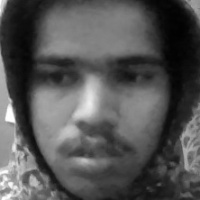
#> input picture data/jitendra_kumar_saini_46/46_1.jpg, 200 x 200 px; its folder holds only this picture in this run
$ python -i main.py   (imports and definitions only)
#> lines starting #> are read from the running program, lines starting #| are printed output that depends on the picture; after the words box and inside, x2 and y2 are one past the last pixel; in counts of white or black regions, pixels touching at a corner belong together
#> further down, picture is the input picture: shape (200, 200, 3); min 1, max 255, mean 84.7
import tkinter as tk
from tkinter import Label
from PIL import Image, ImageTk
import cv2
import pymysql
from os import listdir
from os.path import isdir, join
from datetime import datetime
import threading
import subprocess
import sys

# [6 lines that did not run here, left out]

# [7 lines not run here, left out]

data_path = 'D:/face-attendance-system-gui/data/'
names = {}
label_count = 0

# [8 lines not run here, left out]

face_classifier = cv2.CascadeClassifier(cv2.data.haarcascades + 'haarcascade_frontalface_default.xml')

def face_detector(img, size=0.5):
#> called with size = 0.5
    gray = cv2.resize(img,(760,560))
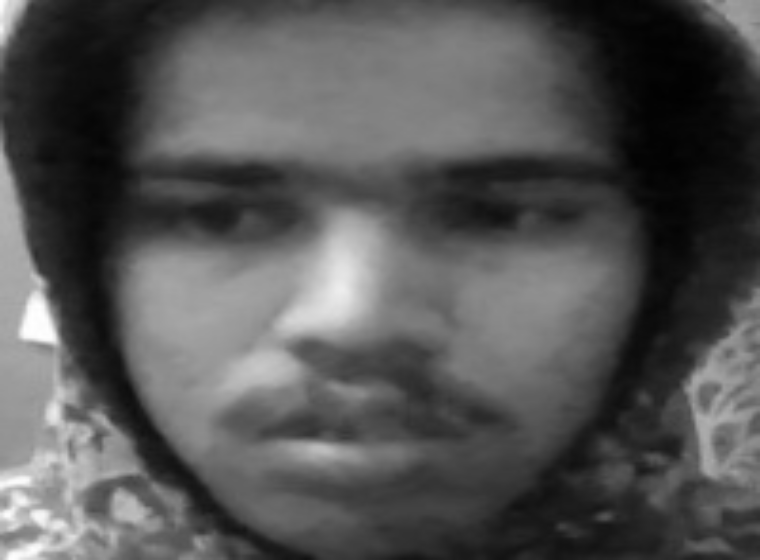
#> gray: shape (560, 760, 3); min 1, max 255, mean 84.6
    gray = cv2.cvtColor(img, cv2.COLOR_BGR2GRAY)
#> gray: shape (200, 200)
    faces = face_classifier.detectMultiScale(gray, 1.3, 5)
#> faces = [[13, 17, 167, 167]]

    if len(faces) == 0:
        return img, None, None, None, None, None

    for (x, y, w, h) in faces:
        cv2.rectangle(img, (x, y), (x + w, y + h), (0, 255, 0), 2)
        roi = img[y:y + h, x:x + w]
        roi = cv2.resize(roi, (200, 200))
        return img, roi, x, y, w, h
#> this loop made 1 pass
#> pass 1, in face_detector, `roi = img[y:y + h, x:x + w]`:
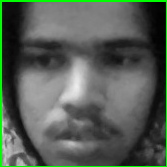
#> roi: shape (167, 167, 3); mean B, G, R 84.7, 93.8, 84.7
#> after the loop:
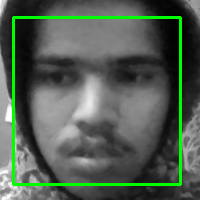
#> img: shape (200, 200, 3); 5% of pixels changed, all inside (x1, y1, x2, y2) = (12, 16, 182, 186)

# [42 lines left out: functions check_attendance, log_attendance, not called in this run]
is_detection_started = False

# [116 lines left out: functions update_camera, start_detection, toggle_detection, update_time, open_registration, download_student_list and 1 more, not called in this run]

# [7 lines not run here, left out]

# [1 line that did not run here, left out]
# [1 line not run here, left out]

# [1 line that did not run here, left out]
# [1 line not run here, left out]

# [1 line that did not run here, left out]
# [1 line not run here, left out]

# [1 line that did not run here, left out]
# [1 line not run here, left out]

# [1 line that did not run here, left out]
# [1 line not run here, left out]

# [1 line that did not run here, left out]
# [1 line not run here, left out]

# [2 lines that did not run here, left out]
# [1 line not run here, left out]

# [2 lines that did not run here, left out]
# [8 lines not run here, left out]

>>> import cv2
>>> picture = cv2.imread('../data/jitendra_kumar_saini_46/46_1.jpg')
>>> result = face_detector(picture)
#> result = 6 items

$ run again, on data/jitendra_kumar_saini_46/46_10.jpg
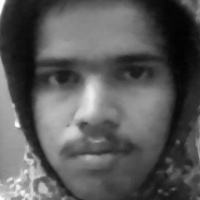
#> input picture data/jitendra_kumar_saini_46/46_10.jpg, 200 x 200 px
#> picture is the input picture: shape (200, 200, 3); min 2, max 254, mean 89.6
#> in face_detector, `gray = cv2.resize(img,(760,560))`:
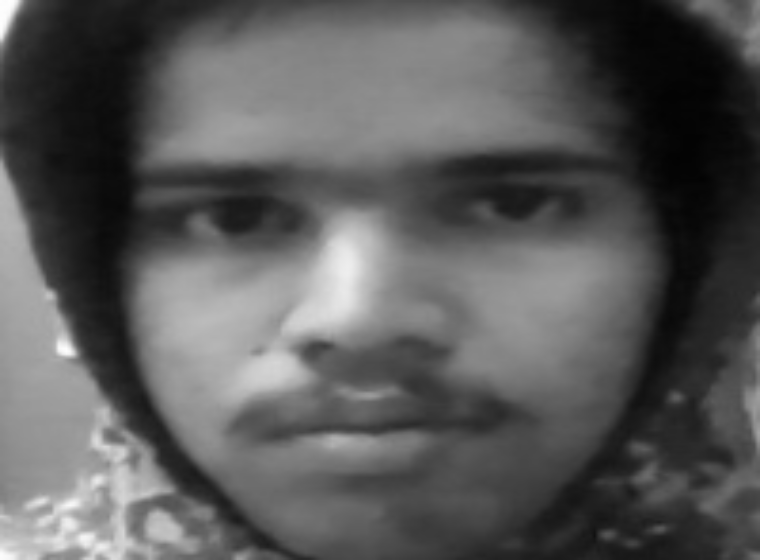
#> gray: shape (560, 760, 3); min 2, max 254, mean 89.5
#> faces = [[14, 12, 165, 165]]
#> the loop in face_detector, `for (x, y, w, h) in faces:` made 1 pass
#> after the loop in face_detector, `for (x, y, w, h) in faces:`:
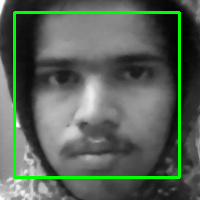
#> img: shape (200, 200, 3); 4.94% of pixels changed, all inside (x1, y1, x2, y2) = (13, 11, 181, 179)
#> result = 6 items

$ run again, on data/jitendra_kumar_saini_46/46_100.jpg
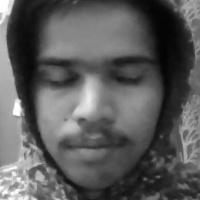
#> input picture data/jitendra_kumar_saini_46/46_100.jpg, 200 x 200 px
#> picture is the input picture: shape (200, 200, 3); min 2, max 255, mean 91.3
#> in face_detector, `gray = cv2.resize(img,(760,560))`:
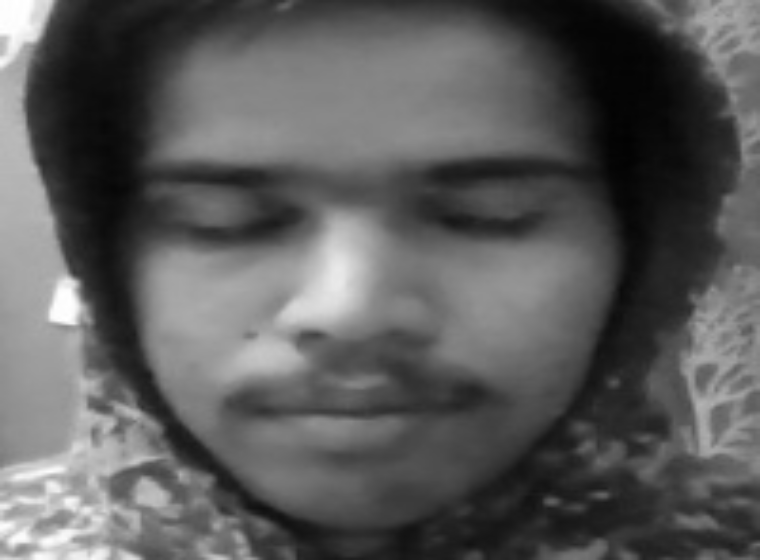
#> gray: shape (560, 760, 3); min 2, max 255, mean 91.2
#> faces = [[16, 18, 160, 160]]
#> the loop in face_detector, `for (x, y, w, h) in faces:` made 1 pass
#> after the loop in face_detector, `for (x, y, w, h) in faces:`:
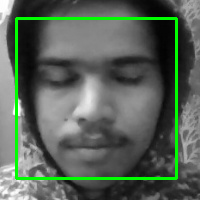
#> img: shape (200, 200, 3); 4.79% of pixels changed, all inside (x1, y1, x2, y2) = (15, 17, 178, 180)
#> result = 6 items
